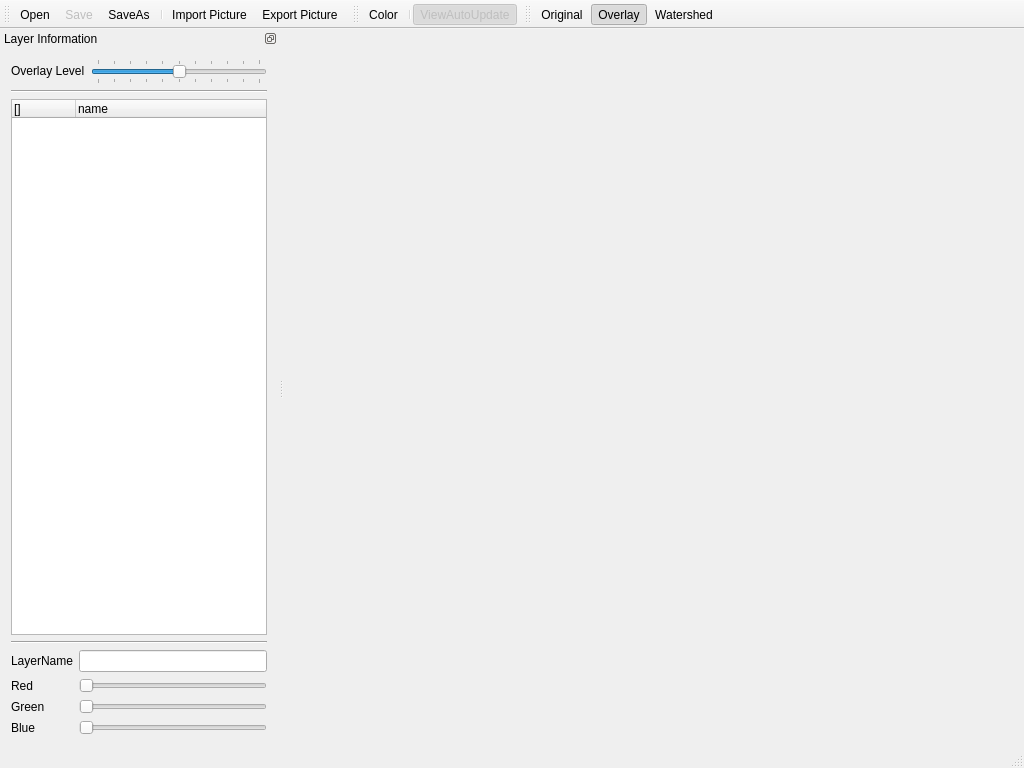
<?xml version="1.0" encoding="UTF-8"?>
<ui version="4.0">
 <class>MainWindow</class>
 <widget class="QMainWindow" name="MainWindow">
  <property name="geometry">
   <rect>
    <x>0</x>
    <y>0</y>
    <width>1024</width>
    <height>768</height>
   </rect>
  </property>
  <property name="acceptDrops">
   <bool>true</bool>
  </property>
  <property name="windowTitle">
   <string>watershed_region</string>
  </property>
  <widget class="QWidget" name="centralwidget"/>
  <widget class="QStatusBar" name="statusbar"/>
  <widget class="QDockWidget" name="dockwidget_layer">
   <property name="windowIcon">
    <iconset resource="resource.qrc">
     <normaloff>:/res/res/layers.png</normaloff>:/res/res/layers.png</iconset>
   </property>
   <property name="features">
    <set>QDockWidget::DockWidgetFloatable|QDockWidget::DockWidgetMovable</set>
   </property>
   <property name="windowTitle">
    <string>Layer Information</string>
   </property>
   <attribute name="dockWidgetArea">
    <number>1</number>
   </attribute>
   <widget class="QWidget" name="dockWidgetContents_4">
    <layout class="QVBoxLayout" name="verticalLayout">
     <property name="leftMargin">
      <number>11</number>
     </property>
     <property name="topMargin">
      <number>11</number>
     </property>
     <property name="rightMargin">
      <number>11</number>
     </property>
     <property name="bottomMargin">
      <number>11</number>
     </property>
     <item>
      <layout class="QFormLayout" name="formLayout">
       <property name="leftMargin">
        <number>0</number>
       </property>
       <property name="topMargin">
        <number>0</number>
       </property>
       <property name="rightMargin">
        <number>0</number>
       </property>
       <property name="bottomMargin">
        <number>0</number>
       </property>
       <item row="0" column="0">
        <widget class="QLabel" name="label">
         <property name="text">
          <string>Overlay Level</string>
         </property>
        </widget>
       </item>
       <item row="0" column="1">
        <widget class="QSlider" name="slider_overlay">
         <property name="maximum">
          <number>100</number>
         </property>
         <property name="value">
          <number>50</number>
         </property>
         <property name="sliderPosition">
          <number>50</number>
         </property>
         <property name="tracking">
          <bool>true</bool>
         </property>
         <property name="orientation">
          <enum>Qt::Horizontal</enum>
         </property>
         <property name="invertedAppearance">
          <bool>false</bool>
         </property>
         <property name="invertedControls">
          <bool>false</bool>
         </property>
         <property name="tickPosition">
          <enum>QSlider::TicksBothSides</enum>
         </property>
        </widget>
       </item>
      </layout>
     </item>
     <item>
      <widget class="Line" name="line_2">
       <property name="orientation">
        <enum>Qt::Horizontal</enum>
       </property>
      </widget>
     </item>
     <item>
      <widget class="QTreeWidget" name="treewidget_layer">
       <property name="dragEnabled">
        <bool>false</bool>
       </property>
       <property name="dragDropMode">
        <enum>QAbstractItemView::NoDragDrop</enum>
       </property>
       <property name="alternatingRowColors">
        <bool>false</bool>
       </property>
       <property name="iconSize">
        <size>
         <width>48</width>
         <height>16</height>
        </size>
       </property>
       <property name="verticalScrollMode">
        <enum>QAbstractItemView::ScrollPerItem</enum>
       </property>
       <property name="autoExpandDelay">
        <number>3</number>
       </property>
       <property name="uniformRowHeights">
        <bool>false</bool>
       </property>
       <property name="animated">
        <bool>true</bool>
       </property>
       <property name="columnCount">
        <number>2</number>
       </property>
       <attribute name="headerCascadingSectionResizes">
        <bool>true</bool>
       </attribute>
       <attribute name="headerDefaultSectionSize">
        <number>64</number>
       </attribute>
       <attribute name="headerHighlightSections">
        <bool>false</bool>
       </attribute>
       <attribute name="headerMinimumSectionSize">
        <number>32</number>
       </attribute>
       <attribute name="headerShowSortIndicator" stdset="0">
        <bool>false</bool>
       </attribute>
       <column>
        <property name="text">
         <string notr="true">[]</string>
        </property>
       </column>
       <column>
        <property name="text">
         <string notr="true">name</string>
        </property>
       </column>
      </widget>
     </item>
     <item>
      <widget class="Line" name="line">
       <property name="orientation">
        <enum>Qt::Horizontal</enum>
       </property>
      </widget>
     </item>
     <item>
      <layout class="QFormLayout" name="formLayout_3">
       <property name="leftMargin">
        <number>0</number>
       </property>
       <property name="topMargin">
        <number>0</number>
       </property>
       <property name="rightMargin">
        <number>0</number>
       </property>
       <property name="bottomMargin">
        <number>0</number>
       </property>
       <item row="0" column="0">
        <widget class="QLabel" name="label_2">
         <property name="text">
          <string>LayerName</string>
         </property>
        </widget>
       </item>
       <item row="0" column="1">
        <widget class="QLineEdit" name="lineedit_name">
         <property name="enabled">
          <bool>true</bool>
         </property>
         <property name="sizePolicy">
          <sizepolicy hsizetype="Expanding" vsizetype="Fixed">
           <horstretch>0</horstretch>
           <verstretch>0</verstretch>
          </sizepolicy>
         </property>
         <property name="maxLength">
          <number>64</number>
         </property>
         <property name="readOnly">
          <bool>false</bool>
         </property>
        </widget>
       </item>
       <item row="1" column="0">
        <widget class="QLabel" name="label_3">
         <property name="text">
          <string>Red</string>
         </property>
        </widget>
       </item>
       <item row="2" column="0">
        <widget class="QLabel" name="label_4">
         <property name="text">
          <string>Green</string>
         </property>
        </widget>
       </item>
       <item row="2" column="1">
        <widget class="QSlider" name="slider_g">
         <property name="maximum">
          <number>255</number>
         </property>
         <property name="pageStep">
          <number>8</number>
         </property>
         <property name="orientation">
          <enum>Qt::Horizontal</enum>
         </property>
        </widget>
       </item>
       <item row="3" column="0">
        <widget class="QLabel" name="label_5">
         <property name="text">
          <string>Blue</string>
         </property>
        </widget>
       </item>
       <item row="3" column="1">
        <widget class="QSlider" name="slider_b">
         <property name="maximum">
          <number>255</number>
         </property>
         <property name="pageStep">
          <number>8</number>
         </property>
         <property name="orientation">
          <enum>Qt::Horizontal</enum>
         </property>
        </widget>
       </item>
       <item row="1" column="1">
        <widget class="QSlider" name="slider_r">
         <property name="sizePolicy">
          <sizepolicy hsizetype="Expanding" vsizetype="Fixed">
           <horstretch>0</horstretch>
           <verstretch>0</verstretch>
          </sizepolicy>
         </property>
         <property name="maximum">
          <number>255</number>
         </property>
         <property name="pageStep">
          <number>8</number>
         </property>
         <property name="orientation">
          <enum>Qt::Horizontal</enum>
         </property>
        </widget>
       </item>
      </layout>
     </item>
    </layout>
   </widget>
  </widget>
  <widget class="QToolBar" name="toolBar">
   <property name="windowTitle">
    <string>toolBar</string>
   </property>
   <property name="statusTip">
    <string/>
   </property>
   <property name="toolButtonStyle">
    <enum>Qt::ToolButtonTextBesideIcon</enum>
   </property>
   <attribute name="toolBarArea">
    <enum>TopToolBarArea</enum>
   </attribute>
   <attribute name="toolBarBreak">
    <bool>false</bool>
   </attribute>
   <addaction name="action_FileOpen"/>
   <addaction name="action_FileSave"/>
   <addaction name="action_FileSaveAs"/>
   <addaction name="separator"/>
   <addaction name="action_FileImportPicture"/>
   <addaction name="action_FileExportPicture"/>
  </widget>
  <widget class="QToolBar" name="toolBar_2">
   <property name="windowTitle">
    <string>toolBar_2</string>
   </property>
   <attribute name="toolBarArea">
    <enum>TopToolBarArea</enum>
   </attribute>
   <attribute name="toolBarBreak">
    <bool>false</bool>
   </attribute>
   <addaction name="action_EditColor"/>
   <addaction name="separator"/>
   <addaction name="action_ViewAutoUpdate"/>
  </widget>
  <widget class="QToolBar" name="toolBar_3">
   <property name="windowTitle">
    <string>toolBar_3</string>
   </property>
   <attribute name="toolBarArea">
    <enum>TopToolBarArea</enum>
   </attribute>
   <attribute name="toolBarBreak">
    <bool>false</bool>
   </attribute>
   <addaction name="action_ViewOriginal"/>
   <addaction name="action_ViewOverlay"/>
   <addaction name="action_ViewWatershed"/>
  </widget>
  <action name="action_FileOpen">
   <property name="icon">
    <iconset resource="resource.qrc">
     <normaloff>:/res/res/folder.png</normaloff>:/res/res/folder.png</iconset>
   </property>
   <property name="text">
    <string>Open...</string>
   </property>
   <property name="iconText">
    <string notr="true">Open</string>
   </property>
   <property name="statusTip">
    <string>watershedファイルの読込</string>
   </property>
   <property name="shortcut">
    <string>Ctrl+O</string>
   </property>
   <property name="iconVisibleInMenu">
    <bool>true</bool>
   </property>
  </action>
  <action name="action_FileQuit">
   <property name="text">
    <string>Quit</string>
   </property>
  </action>
  <action name="action_FileSave">
   <property name="enabled">
    <bool>false</bool>
   </property>
   <property name="icon">
    <iconset resource="resource.qrc">
     <normaloff>:/res/res/disk.png</normaloff>:/res/res/disk.png</iconset>
   </property>
   <property name="text">
    <string>Save</string>
   </property>
   <property name="toolTip">
    <string>Save</string>
   </property>
   <property name="statusTip">
    <string/>
   </property>
   <property name="shortcut">
    <string>Ctrl+S</string>
   </property>
  </action>
  <action name="action_ViewWatershed">
   <property name="checkable">
    <bool>true</bool>
   </property>
   <property name="text">
    <string>Watershed</string>
   </property>
   <property name="toolTip">
    <string>Watershed</string>
   </property>
   <property name="statusTip">
    <string>Watershed画像の表示</string>
   </property>
  </action>
  <action name="action_ViewAutoUpdate">
   <property name="checkable">
    <bool>true</bool>
   </property>
   <property name="checked">
    <bool>true</bool>
   </property>
   <property name="enabled">
    <bool>false</bool>
   </property>
   <property name="icon">
    <iconset resource="resource.qrc">
     <normaloff>:/res/res/arrow_refresh.png</normaloff>:/res/res/arrow_refresh.png</iconset>
   </property>
   <property name="text">
    <string>ViewAutoUpdate</string>
   </property>
   <property name="statusTip">
    <string>プレビューの自動更新</string>
   </property>
  </action>
  <action name="action_EditColor">
   <property name="icon">
    <iconset resource="resource.qrc">
     <normaloff>:/res/res/color_wheel.png</normaloff>:/res/res/color_wheel.png</iconset>
   </property>
   <property name="text">
    <string>Color</string>
   </property>
   <property name="statusTip">
    <string>レイヤーカラーの変更</string>
   </property>
  </action>
  <action name="action_FileExportPicture">
   <property name="icon">
    <iconset resource="resource.qrc">
     <normaloff>:/res/res/picture_save.png</normaloff>:/res/res/picture_save.png</iconset>
   </property>
   <property name="text">
    <string>Export Picture...</string>
   </property>
   <property name="statusTip">
    <string>画像の出力</string>
   </property>
  </action>
  <action name="action_FileSaveAs">
   <property name="icon">
    <iconset resource="resource.qrc">
     <normaloff>:/res/res/disk_multiple.png</normaloff>:/res/res/disk_multiple.png</iconset>
   </property>
   <property name="text">
    <string>SaveAs...</string>
   </property>
   <property name="statusTip">
    <string>watershedファイルに名前をつけて保存</string>
   </property>
  </action>
  <action name="action_FileImportPicture">
   <property name="icon">
    <iconset resource="resource.qrc">
     <normaloff>:/res/res/folder_picture.png</normaloff>:/res/res/folder_picture.png</iconset>
   </property>
   <property name="text">
    <string>Import Picture...</string>
   </property>
   <property name="statusTip">
    <string>画像の入力</string>
   </property>
  </action>
  <action name="action_ViewOriginal">
   <property name="checkable">
    <bool>true</bool>
   </property>
   <property name="text">
    <string>Original</string>
   </property>
   <property name="toolTip">
    <string>Original</string>
   </property>
   <property name="statusTip">
    <string>Original画像の表示</string>
   </property>
  </action>
  <action name="action_ViewOverlay">
   <property name="checkable">
    <bool>true</bool>
   </property>
   <property name="checked">
    <bool>true</bool>
   </property>
   <property name="text">
    <string>Overlay</string>
   </property>
   <property name="toolTip">
    <string>Overlay</string>
   </property>
   <property name="statusTip">
    <string>Original + Watershed画像の表示</string>
   </property>
  </action>
  <action name="action_EditPin">
   <property name="checkable">
    <bool>true</bool>
   </property>
   <property name="icon">
    <iconset resource="resource.qrc">
     <normaloff>:/res/res/shape_square_edit.png</normaloff>:/res/res/shape_square_edit.png</iconset>
   </property>
   <property name="text">
    <string>EditPin</string>
   </property>
   <property name="toolTip">
    <string>EditPin</string>
   </property>
  </action>
  <action name="action_EditPan">
   <property name="icon">
    <iconset resource="resource.qrc">
     <normaloff>:/res/res/shape_square.png</normaloff>:/res/res/shape_square.png</iconset>
   </property>
   <property name="text">
    <string>EditPan</string>
   </property>
   <property name="toolTip">
    <string>EditPan</string>
   </property>
   <property name="shortcut">
    <string>Space</string>
   </property>
  </action>
 </widget>
 <resources>
  <include location="resource.qrc"/>
 </resources>
 <connections/>
</ui>
